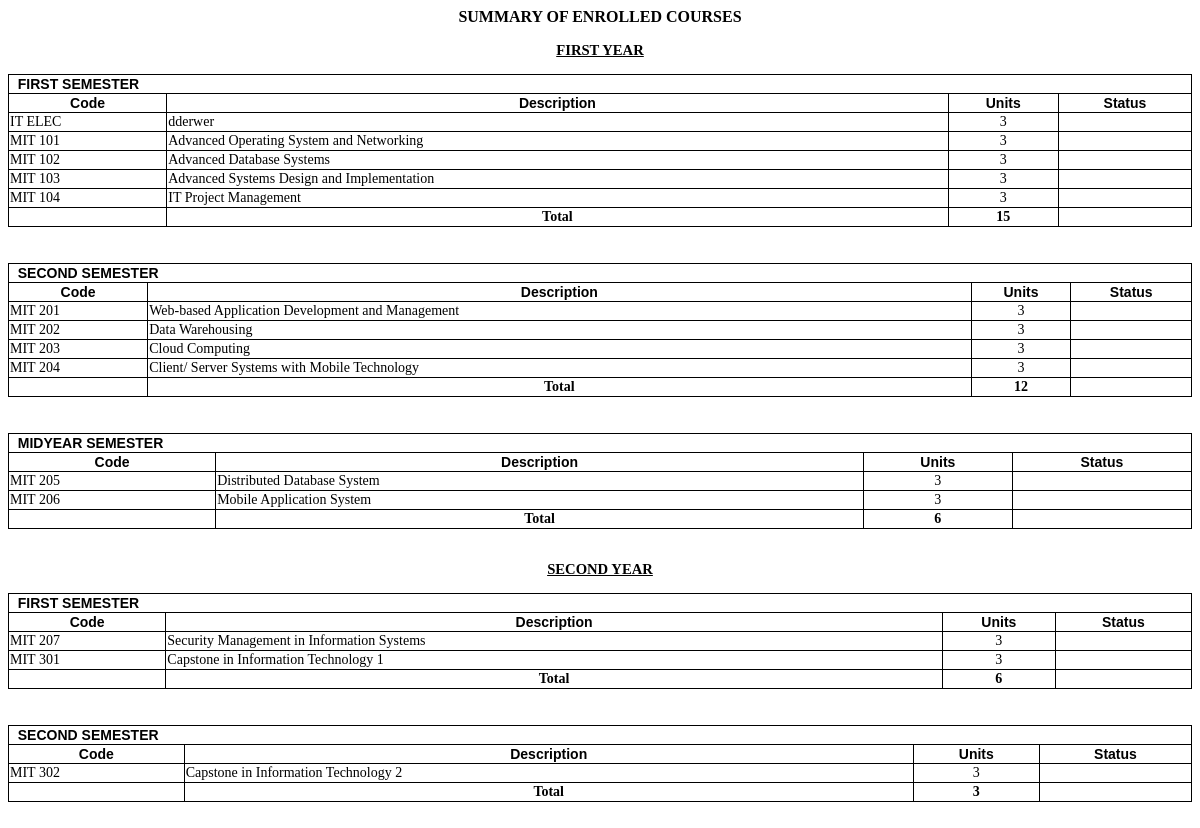
The app's page /SPGES_STUDENT/enrolled_courses_data.php?id=18-0720 with its own data.
### tables this page shows
CREATE TABLE `tbl_subject` (
  `subjID` int(11) NOT NULL,
  `courseSem` varchar(25) NOT NULL,
  `yearLevel` varchar(15) NOT NULL,
  `courseCode` varchar(10) NOT NULL,
  `courseDesc` varchar(150) NOT NULL,
  `courseUnit` int(11) NOT NULL,
  `currID` int(11) NOT NULL
);

### SPGES_STUDENT/enrolled_courses_data.php (the view, shortened to what this page needs)
	<?php
		require("conn.php");
		$id	= $_REQUEST['id'];
	?>
			<p align="center"><b> SUMMARY OF ENROLLED COURSES</b> </p>
			<?php
				$stud = mysqli_query($conn, "SELECT * FROM tbl_stdprofile WHERE `studID` = '$id'");
				if(mysqli_num_rows($stud) > 0){
					while($rows = mysqli_fetch_array($stud)){
						$curID = $rows['curriculumID'];
					}
				}else{
					echo "<h3 style='color:red' align='center'>Please Fill Up the the Student Profile Form first to Update your Curriculum</h3>";
					$curID = "";
				}
				$result = mysqli_query($conn, "SELECT * from tbl_subject WHERE `currID`='$curID' ORDER BY yearLevel ASC, courseCode ASC" );
				$tmpsy=false;
				$tmpsm=false;
				$subTotal = false;
				if(mysqli_num_rows($result) > 0 ){
					while($row = mysqli_fetch_array($result)){
						$sem	= $row['courseSem'];
						$year	= $row['yearLevel'];
						$code	= $row['courseCode'];
						$desc = $row['courseDesc'];
						$unit	= $row['courseUnit'];
					if ($year != $tmpsy){
						$i = 0;
						if($subTotal != false){
					 		echo"	<tr align='center'>
					 			 <th></th>
					 			 <th>Total</th>
					 			 <th>$subTotal</th>
								 <th></th>
					 		</tr>";
					 		$subTotal = 0;
							echo "
							</tboby>
								</table>
									</div>
										</div>
										<br>
									";
				 		}
						echo "<p class='year' align='center'>$year</p> ";
						echo "<div class='row'>";
						$tmpsy = $year;
					}
			    if ($sem != $tmpsm){
						if($subTotal != false){
							echo"	<tr align='center'>
								 <th></th>
								 <th>Total</th>
								 <th>$subTotal</th>
								 <th></th>
							</tr>";
							$subTotal = 0;
								echo "
								</tbody>
							</table>
							<br>	";
							if($i % 2 == 0){
								echo "</div>
										</div>
									<div class='row'>
									<br>";
							}else{
								echo "</div>
									<br>";
								}
						}
						echo "
						<div class='col-6'>
							<table class='tborder' width='100%' style='font-size:14px'>
								<thead>
								  <tr>
								    <th align='left' style='text-transform: uppercase;' colspan='4'>&nbsp; $sem</th>
								  </tr>
								  <tr align='center'>
								    <th>Code</th>
								    <th>Description</th>
								    <th>Units</th>
										<th>Status</th>
								  </tr>
					      </thead>
								<tbody>";
						    $tmpsm = $sem;
								$i++;
			     	}
					 		echo "<tr>
				 				<td>$code</td>
				 				<td>$desc</td>
				 				<td align='center'>$unit</td>";
									$grade = mysqli_query($conn, "SELECT * FROM tbl_egrade WHERE `subjCode` = '$code' AND `studNo` = '$id' LIMIT 1");
									if(mysqli_num_rows($grade) > 0){
										while($grow = mysqli_fetch_array($grade)){
											$gradeCQ = $grow['gradeCQ'];
											if($gradeCQ != ''){
													echo "<td align='center' style='color:red'><b>Enrolled</b></td>";
											}
										}
									}else{
											echo "<td align='center'></td>";
									}
								echo"
				 				</tr>";
								 $subTotal += $unit;
			 };
			 if($subTotal != false){
				echo"	<tr align='center'>
					 <th></th>
					 <th>Total</th>
					 <th>$subTotal</th>
					 <th></th>
				</tr>
				";
			}
};
echo"
</tbody>
		</table>";
?>
	</body>
</html>
<br>

### SPGES_STUDENT/enrolled_courses_data.php (style rules this page uses)
table { border-collapse: collapse; }
.tborder th { border-collapse: collapse; border: 1px solid black; }
.tborder td { border: 1px solid black; }
thead { font-weight: bold; font-family: Calibri, sans-serif; }
.year { font-size: 11pt; font-weight: bold; text-transform: uppercase; text-decoration: underline; }

### records on screen
tbl_subject: yearLevel "FIRST YEAR", courseSem "FIRST SEMESTER", courseCode "IT ELEC", courseDesc "dderwer", courseUnit "3"
tbl_subject: courseCode "MIT 101", courseDesc "Advanced Operating System and Networking", courseUnit "3"
tbl_subject: courseCode "MIT 102", courseDesc "Advanced Database Systems", courseUnit "3"
tbl_subject: courseCode "MIT 103", courseDesc "Advanced Systems Design and Implementation", courseUnit "3"
tbl_subject: courseCode "MIT 104", courseDesc "IT Project Management", courseUnit "3"
tbl_subject: subTotal "15", courseSem "SECOND SEMESTER", courseCode "MIT 201", courseDesc "Web-based Application Development and Management", courseUnit "3"
tbl_subject: courseCode "MIT 202", courseDesc "Data Warehousing", courseUnit "3"
tbl_subject: courseCode "MIT 203", courseDesc "Cloud Computing", courseUnit "3"
tbl_subject: courseCode "MIT 204", courseDesc "Client/ Server Systems with Mobile Technology", courseUnit "3"
tbl_subject: subTotal "12", courseSem "MIDYEAR SEMESTER", courseCode "MIT 205", courseDesc "Distributed Database System", courseUnit "3"
tbl_subject: courseCode "MIT 206", courseDesc "Mobile Application System", courseUnit "3"
tbl_subject: subTotal "6", yearLevel "SECOND YEAR", courseSem "FIRST SEMESTER", courseCode "MIT 207", courseDesc "Security Management in Information Systems", courseUnit "3"
tbl_subject: courseCode "MIT 301", courseDesc "Capstone in Information Technology 1", courseUnit "3"
tbl_subject: subTotal "6", courseSem "SECOND SEMESTER", courseCode "MIT 302", courseDesc "Capstone in Information Technology 2", courseUnit "3"

### other values on screen
$subTotal "3"
